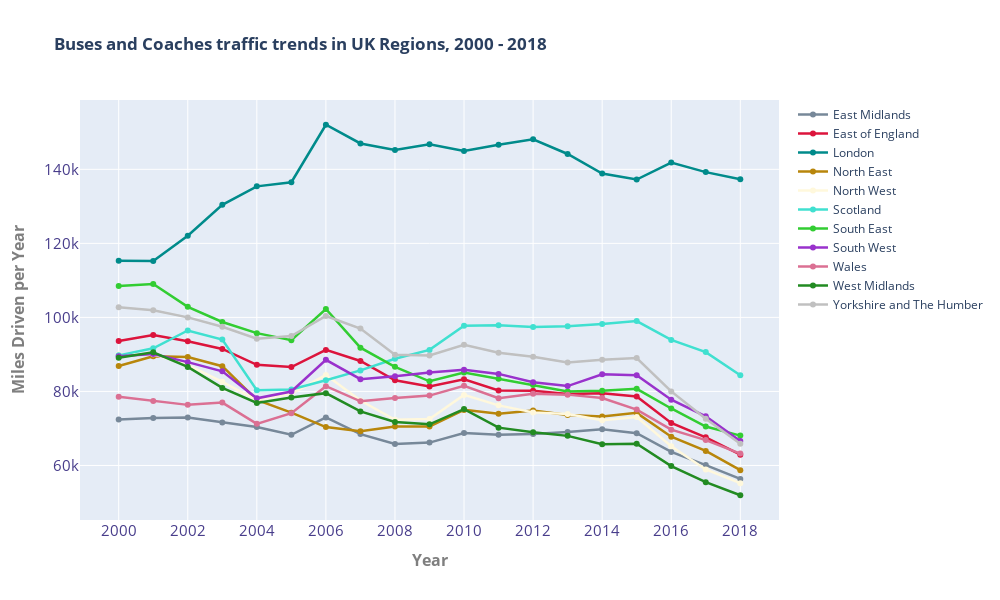

The cell this chart's notebook holds for it:
### Code cell
### Buses and Coaches --- UK Regions###
vehicles_traffic_flow(uk_traffic, 'buses_and_coachesmiles_driven', 'region_name')
